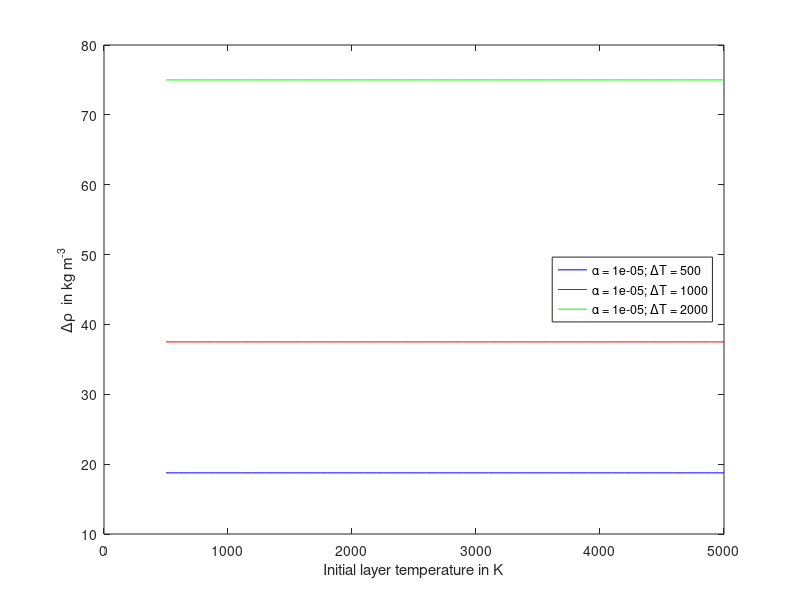

Source code (MATLAB):
%% deltaDensityTemp.m
% 2/16/2009 Alessondra Springmann

%% initializations
% 
% close all;
% clear all;

T1 = 500:100:5000; % in C
rho_2 = 3400; %kg/m^3
rho_1 = 3750; %kg/m^3

alpha = [1e-5 1e-5 1e-6];

%% calculation

delta_rho_1 = zeros(size(T1,2),1);
delta_rho_2 = zeros(size(T1,2),1);
delta_rho_3 = zeros(size(T1,2),1);

deltaT = [500 1000 2000];

for i = 1:size(T1,2);
    delta_rho_1(i,:) = deltaT(1).*rho_1.*alpha(1);% - rho_1;
end

for i = 1:size(T1,2);
    delta_rho_2(i,:) = deltaT(2).*rho_1.*alpha(1);% - rho_1;
end

for i = 1:size(T1,2);
    delta_rho_3(i,:) = deltaT(3).*rho_1.*alpha(1);% - rho_1;
end

%deltaT = [T2_1-T1' T2_2-T1' T2_3-T1'];

% deltaT1 = num2str(deltaT(1,1));
% deltaT2 = num2str(deltaT(1,2));
% deltaT3 = num2str(deltaT(1,3));

deltaT1 = num2str(deltaT(1));
deltaT2 = num2str(deltaT(2));
deltaT3 = num2str(deltaT(3));


% alpha1 = num2str(alpha(1));
% alpha2 = num2str(alpha(2));
% alpha3 = num2str(alpha(3));

alpha1 = num2str(alpha(1));
% alpha2 = num2str(alpha(2));
% alpha3 = num2str(alpha(3));


legend_str = [];

legend_str1 = ['\alpha = ' alpha1 '; \DeltaT = ' deltaT1];
legend_str2 = ['\alpha = ' alpha1 '; \DeltaT = ' deltaT2];
legend_str3 = ['\alpha = ' alpha1 '; \DeltaT = ' deltaT3];

figure(2)
plot(T1', delta_rho_1(:,1), 'b-')%, T2(2))
hold on
plot(T1', delta_rho_2(:,1), 'r-')
plot(T1', delta_rho_3(:,1), 'g-')
xlabel('Initial layer temperature in K')
ylabel('\Delta\rho  in kg m^{-3}')% (for \alpha = 1e-4 K^{-1})')
legend(legend_str1, legend_str2, legend_str3, 'Location', 'East') 
hold off